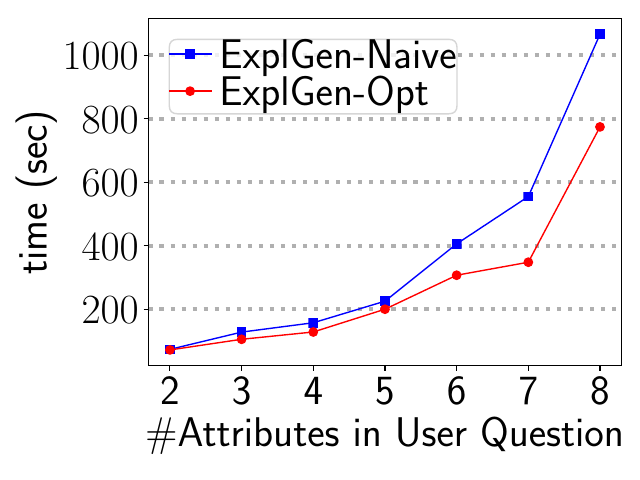

Source code (Python):
import matplotlib
matplotlib.use('PDF')
matplotlib.rcParams['ps.useafm'] = True
matplotlib.rcParams['pdf.use14corefonts'] = True
matplotlib.rcParams['text.usetex'] = True

import matplotlib.pyplot as plt
import time
import re
import itertools
import pandas as pd
import pandas as pd
import numpy as np


attr_list = []
time_list = []
prune_time_list = []
no_prune_time_list = []
source_list = []
test_id_list = []
size_legend = ['800k', '400k', '200k', '100k', ' 50k', ' 25k']
for test_id in range(1,2):
    sct_df_prune = pd.read_csv('./time_record/crime_pruning_top3_exp_{}.csv'.format(str(test_id)),        
        names=['#attr', 'time'])
    sct_df_no_prune = pd.read_csv('./time_record/crime_no_pruning_top3_exp_{}.csv'.format(str(test_id)),      
        names=['#attr', 'time'])
    
    for idx, row in sct_df_prune.iterrows():
        if row['time'] > 0:
            attr_list.append(str(int(row['#attr'])))
            time_list.append(row['time'])
            source_list.append('Pruning')
            prune_time_list.append(row['time'])
            # test_id_list.append(size_legend[test_id-1])
    for idx, row in sct_df_no_prune.iterrows():
        if row['time'] > 0:
    #     # attr_list.append(row['#attr'])
    #     # time_list.append(row['time'])
    #     # source_list.append('No Pruning')
            no_prune_time_list.append(row['time'])


#ix3 = pd.MultiIndex.from_arrays([
#    attr_list], names=['#attr'])


sct_df = pd.DataFrame({'#attr':attr_list, 'Prune':prune_time_list, 'No Prune':no_prune_time_list})
# sct_df = pd.DataFrame({'Prune':prune_time_list}, index=ix3)

gp = sct_df.groupby('#attr',as_index=False)
tot = gp.sum()
tempcol=[]
for string in list(tot['#attr']):
        tempcol.append(int(string))
tot['temp']=tempcol
tot=tot.sort_values('temp').reset_index(drop=True)
print(tot)
##means = gp.mean()
##errors = gp.std()
##min_data = gp.min()
##max_data = gp.max()
##err = [[[],[]],[[],[]]]
##mean_list = [[],[]]
##for idx, val in means.iterrows():
##    mean_list[0].append(val['Prune'])
##    mean_list[1].append(val['No Prune'])
##for idx, val in min_data.iterrows():  # Iterate over bar groups (represented as columns)
##    # err[int(idx)-2].append([])
##    err[1][0].append(mean_list[0][int(idx) - 2] - val['Prune'])
##    err[0][0].append(mean_list[1][int(idx) - 2] - val['No Prune'])
##for idx, val in max_data.iterrows():  # Iterate over bar groups (represented as columns)
##    err[1][1].append(val['Prune'] - mean_list[0][int(idx) - 2])
##    err[0][1].append(val['No Prune'] - mean_list[1][int(idx) - 2])
# err.append([min_data[col].values, errHi[col].values])
# err = np.abs(err)  # Absolute error values (you had some negatives)
# print(means)
# print(err)
# print(np.shape(err))    

##fig, ax = plt.subplots()
### means.plot.bar(yerr=errors, ax=ax)
##means.plot.bar(yerr=err, ax=ax, capsize=4.5)
### ax.set_title('a')
##fig.subplots_adjust(bottom=0.15, left=0.15)
#fig.suptitle('#Attributes vs. Time', fontsize=14, fontweight='bold')
# plot settings
mymarker=['s','o','v','x']
msize=80.0
mymarkerlw=1.0
mylinewd = 1.0


ax=tot.plot(x='#attr',y='No Prune',color='blue',marker=mymarker[0],lw=mymarkerlw)
ax=tot.plot(x='#attr',y='Prune',color='red',ax=ax,marker=mymarker[1],lw=mymarkerlw)
ax.set_xlabel('\#Attributes in User Question', fontsize=30)
ax.set_ylabel('time (sec)', fontsize=30)
ax.set_xticks(range(7))
ax.set_xticklabels(list(tot['#attr']))
for tick in ax.get_xticklabels():
    tick.set_rotation(0)
for tick in ax.xaxis.get_major_ticks():
        tick.label.set_fontsize(30) 
        
for tick in ax.yaxis.get_major_ticks():
       tick.label.set_fontsize(30) 

# grid
ax.yaxis.grid(which='major',linewidth=3.0,linestyle=':')
ax.set_axisbelow(True)


ax.legend(prop={'size': 30},labels=['ExplGen-Naive', 'ExplGen-Opt'],loc=2,borderpad=0,labelspacing=0,handlelength=1,handletextpad=0.2,
              columnspacing=0.5)

plt.tight_layout()
plt.savefig('expl_crime_numatt.pdf')
